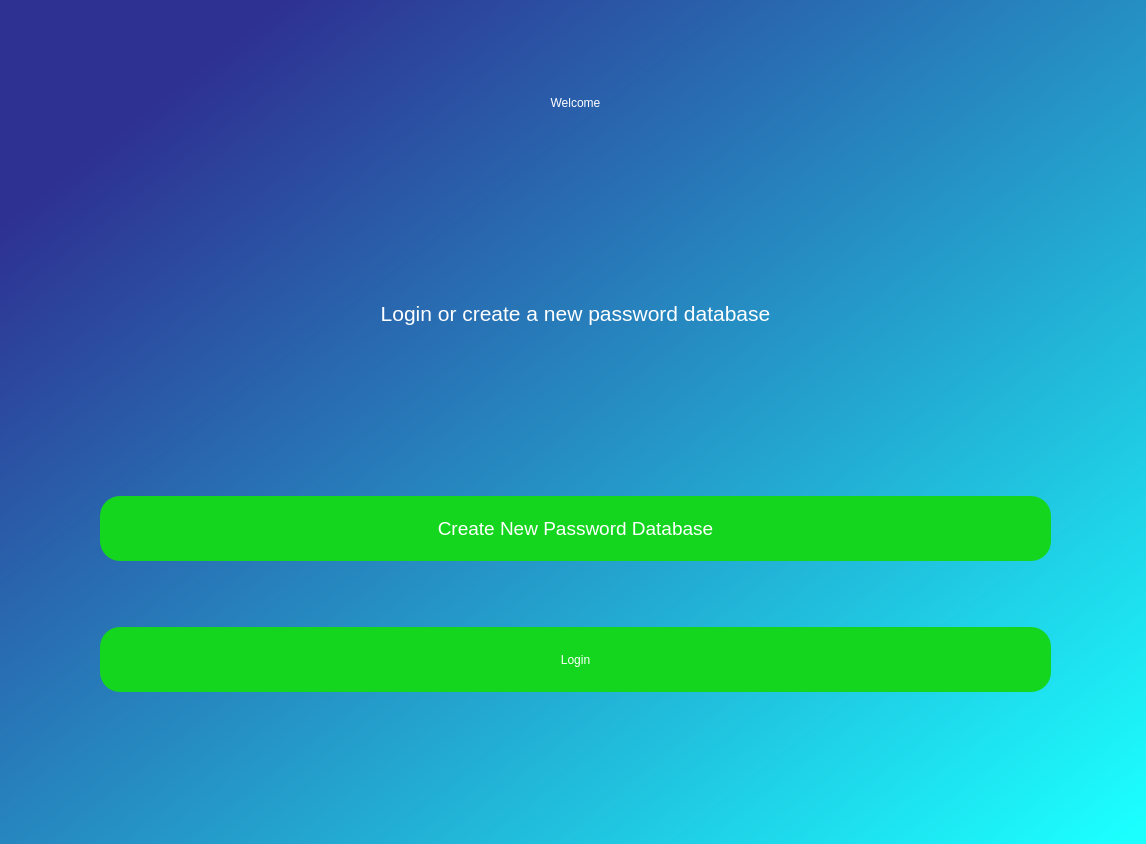
<?xml version="1.0" encoding="UTF-8"?>
<ui version="4.0">
 <class>Dialog</class>
 <widget class="QDialog" name="Dialog">
  <property name="geometry">
   <rect>
    <x>0</x>
    <y>0</y>
    <width>1146</width>
    <height>844</height>
   </rect>
  </property>
  <property name="windowTitle">
   <string>Dialog</string>
  </property>
  <widget class="QWidget" name="gridWidgetBackground" native="true">
   <property name="geometry">
    <rect>
     <x>0</x>
     <y>0</y>
     <width>1151</width>
     <height>892</height>
    </rect>
   </property>
   <property name="styleSheet">
    <string notr="true">QWidget#gridWidgetBackground{
background-color:qlineargradient(spread:pad, x1:0.118751, y1:0.131, x2:0.960452, y2:0.954, stop:0 rgba(46, 49, 146, 255), stop:1 rgba(27, 255, 255, 255))}</string>
   </property>
   <layout class="QGridLayout" name="gridLayout">
    <item row="0" column="2">
     <spacer name="horizontalSpacerRight">
      <property name="orientation">
       <enum>Qt::Horizontal</enum>
      </property>
      <property name="sizeType">
       <enum>QSizePolicy::Fixed</enum>
      </property>
      <property name="sizeHint" stdset="0">
       <size>
        <width>100</width>
        <height>1</height>
       </size>
      </property>
     </spacer>
    </item>
    <item row="0" column="1">
     <layout class="QVBoxLayout" name="verticalLayout">
      <item>
       <widget class="QLabel" name="labelWelcome">
        <property name="styleSheet">
         <string notr="true">font: 36pt &quot;MS Shell Dlg 2&quot;;
color: rgb(255, 255, 255);</string>
        </property>
        <property name="text">
         <string>Welcome</string>
        </property>
        <property name="alignment">
         <set>Qt::AlignCenter</set>
        </property>
       </widget>
      </item>
      <item>
       <widget class="QLabel" name="labelLogin">
        <property name="font">
         <font>
          <family>MS Shell Dlg 2</family>
          <pointsize>16</pointsize>
          <weight>50</weight>
          <italic>false</italic>
          <bold>false</bold>
         </font>
        </property>
        <property name="styleSheet">
         <string notr="true">font: 16pt &quot;MS Shell Dlg 2&quot;;color:rgb(255, 255, 255)</string>
        </property>
        <property name="text">
         <string>Login or create a new password database</string>
        </property>
        <property name="alignment">
         <set>Qt::AlignCenter</set>
        </property>
       </widget>
      </item>
      <item>
       <spacer name="verticalSpacer3">
        <property name="orientation">
         <enum>Qt::Vertical</enum>
        </property>
        <property name="sizeType">
         <enum>QSizePolicy::Fixed</enum>
        </property>
        <property name="sizeHint" stdset="0">
         <size>
          <width>20</width>
          <height>75</height>
         </size>
        </property>
       </spacer>
      </item>
      <item>
       <widget class="QPushButton" name="pushButtonCreateNewPasswordDatabase">
        <property name="enabled">
         <bool>true</bool>
        </property>
        <property name="sizePolicy">
         <sizepolicy hsizetype="Minimum" vsizetype="Fixed">
          <horstretch>0</horstretch>
          <verstretch>0</verstretch>
         </sizepolicy>
        </property>
        <property name="minimumSize">
         <size>
          <width>0</width>
          <height>65</height>
         </size>
        </property>
        <property name="font">
         <font>
          <family>MS Shell Dlg 2</family>
          <pointsize>14</pointsize>
          <weight>50</weight>
          <italic>false</italic>
          <bold>false</bold>
         </font>
        </property>
        <property name="styleSheet">
         <string notr="true">color:rgb(255, 255, 255);
background-color:rgb(21, 214, 30);
font: 14pt &quot;MS Shell Dlg 2&quot;;
border-radius:20px;</string>
        </property>
        <property name="text">
         <string>Create New Password Database</string>
        </property>
       </widget>
      </item>
      <item>
       <spacer name="verticalSpacer2">
        <property name="orientation">
         <enum>Qt::Vertical</enum>
        </property>
        <property name="sizeType">
         <enum>QSizePolicy::Fixed</enum>
        </property>
        <property name="sizeHint" stdset="0">
         <size>
          <width>20</width>
          <height>60</height>
         </size>
        </property>
       </spacer>
      </item>
      <item>
       <widget class="QPushButton" name="pushButtonLogin">
        <property name="enabled">
         <bool>true</bool>
        </property>
        <property name="sizePolicy">
         <sizepolicy hsizetype="Minimum" vsizetype="Fixed">
          <horstretch>0</horstretch>
          <verstretch>0</verstretch>
         </sizepolicy>
        </property>
        <property name="minimumSize">
         <size>
          <width>0</width>
          <height>65</height>
         </size>
        </property>
        <property name="styleSheet">
         <string notr="true">color:rgb(255, 255, 255);
background-color:rgb(21, 214, 30);
font: 14pt &quot;MS Shell Dlg 2&quot;;
border-radius:20px;</string>
        </property>
        <property name="text">
         <string>Login</string>
        </property>
       </widget>
      </item>
      <item>
       <spacer name="verticalSpacer">
        <property name="orientation">
         <enum>Qt::Vertical</enum>
        </property>
        <property name="sizeType">
         <enum>QSizePolicy::Fixed</enum>
        </property>
        <property name="sizeHint" stdset="0">
         <size>
          <width>20</width>
          <height>200</height>
         </size>
        </property>
       </spacer>
      </item>
     </layout>
    </item>
    <item row="0" column="0">
     <spacer name="horizontalSpacerLeft">
      <property name="orientation">
       <enum>Qt::Horizontal</enum>
      </property>
      <property name="sizeType">
       <enum>QSizePolicy::Fixed</enum>
      </property>
      <property name="sizeHint" stdset="0">
       <size>
        <width>100</width>
        <height>1</height>
       </size>
      </property>
     </spacer>
    </item>
   </layout>
  </widget>
 </widget>
 <resources/>
 <connections/>
</ui>
